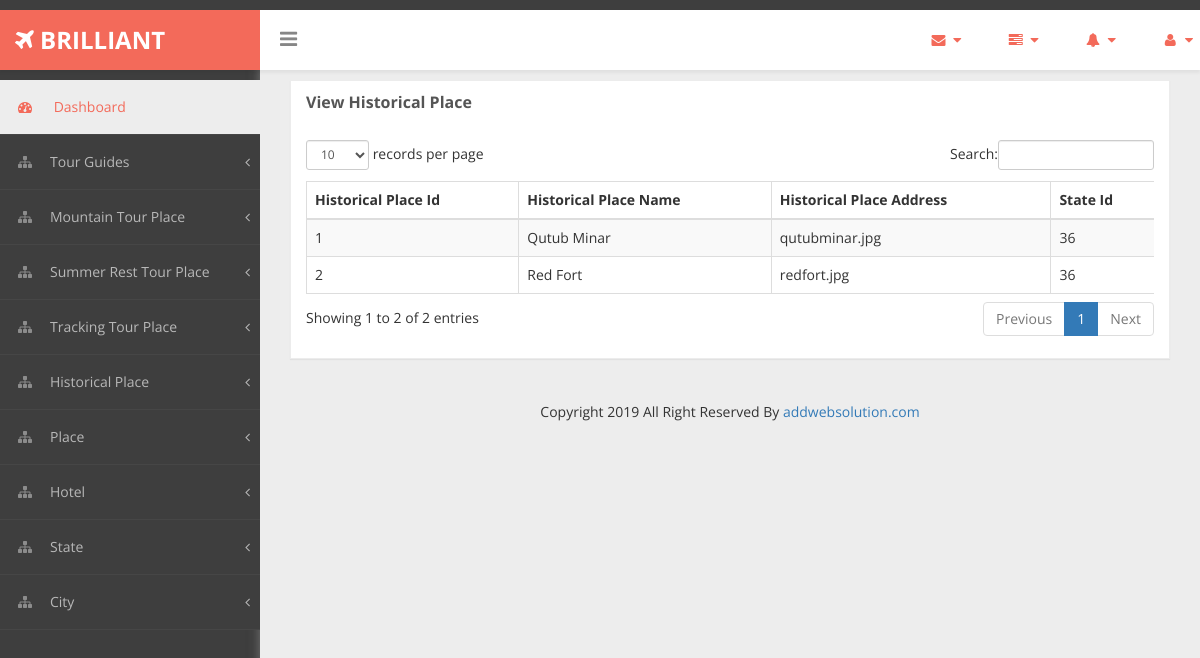
Page /Admin/viewhistorical.php on the committed database.
### tables this page shows
CREATE TABLE `Historical` (
  `historical_id` int(10) NOT NULL,
  `historical_name` varchar(100) NOT NULL,
  `historical_image` varchar(70) NOT NULL,
  `historical_address` varchar(100) NOT NULL,
  `historical_des` text NOT NULL,
  `s_id` int(10) NOT NULL
);

### Admin/viewhistorical.php (the view, shortened to what this page needs)
<?php
include_once("header.php");
include_once("database.php");
?>
<!DOCTYPE html>
<html xmlns="http://www.w3.org/1999/xhtml">
<head>
    <link href="assets/css/bootstrap.css" rel="stylesheet" />
    <link href="assets/css/font-awesome.css" rel="stylesheet" />
    <link href="assets/css/custom-styles.css" rel="stylesheet" />
    <link href="assets/js/dataTables/dataTables.bootstrap.css" rel="stylesheet" />
</head>
<body>
    <div id="wrapper">
        <div id="page-wrapper" >
            <div id="page-inner">
                <div class="row">
                    <div class="col-md-12">
                        <div class="panel panel-default">
                            <div class="panel-heading">
                                View Historical Place
                            </div>
                            <div class="panel-body">
                                <div class="table-responsive">
                                    <table class="table table-striped table-bordered table-hover" id="dataTables-example">
                                        <thead>
                                            <tr>
                                                <th>Historical Place Id</th>
                                                <th>Historical Place Name</th>
                                                <th>Historical Place Address</th>
                                                <th>State Id</th>
                                            </tr>
                                        </thead>
                                        <tbody>
                                            <?php
                                                $sql=$con->prepare("SELECT * From Historical");
                                                $sql->execute();
                                                $rs=$sql->get_result();
                                                while($row=$rs->fetch_assoc())
                                                {
                                            ?>
                                                    <tr class="odd gradeX">
                                                        <td><?php echo $row['historical_id']; ?></td>
                                                        <td><?php echo $row['historical_name']; ?></td>
                                                        <td><?php echo $row['historical_image']; ?></td>
                                                        <td><?php echo $row['s_id']; ?></td>
                                                    </tr>
                                            <?php
                                                }
                                            ?>
                                    </table>
                                </div>
                            </div>
                        </div>
                    </div>
                </div>
                <?php include_once("footer.php"); ?>
            </div>
        </div>
    </div>
</body>
</html>

### Admin/assets/css/custom-styles.css (style rules this page uses)
body { font-family: 'Open Sans', sans-serif; background: #3E3E3E; }
#wrapper { width: 100%; }
#page-wrapper { padding: 15px 15px; min-height: 200px; background: #EDEDED; }
#page-inner { width:100%; margin:10px 20px 10px 0px; background-color:transparent; padding: 15px 30px; min-height:1000px; }
.panel { border-radius:0px; }
#page-wrapper { position: relative; top: 55px; box-shadow: 0 0 10px #757575; -moz-box-shadow: 0 0 10px #757575; -webkit-box-shadow: 0 0 10px #757575; }
.panel-default { border-color: #ECECEC; }
.panel-default > .panel-heading { color: #555; border-color: #FFF; font-weight:bold;background: #FFFFFF; font-size: 16px; text-shadow: none; }
.panel-heading { border-bottom: 1px solid transparent; border-top-left-radius: 3px; border-top-right-radius: 3px; }
@media (min-width:768px) { #page-wrapper { margin: 0 0 0 260px; padding: 0; min-height: 1200px; } }

### rows in the picture
historical: historical_id "1", historical_name "Qutub Minar", historical_image "qutubminar.jpg", s "36"
historical: historical_id "2", historical_name "Red Fort", historical_image "redfort.jpg", s "36"
